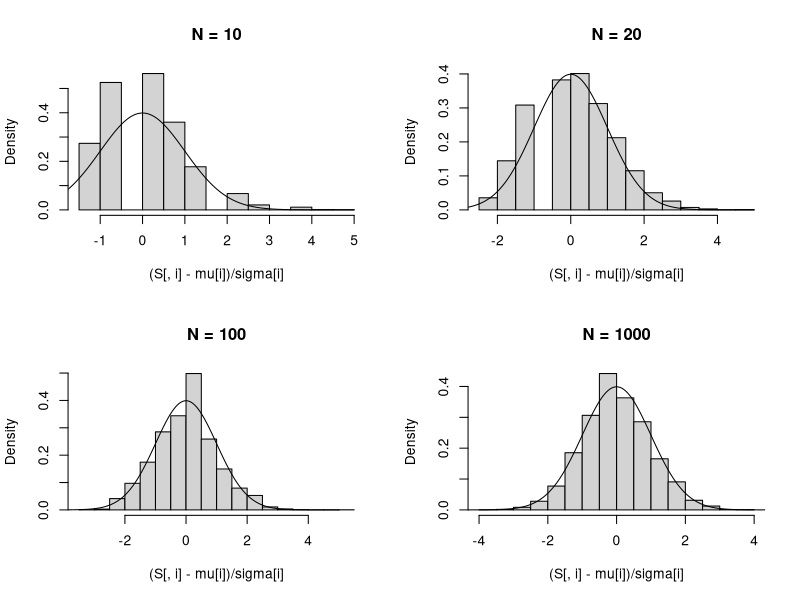

This figure's R source:
################################################################################
# This script provides several simple examples of the Monte Carlo method.
# 
# Course: Applied Stochastic Process
# Instructor: CHEUNG Ying Lun
# Updated: 22 Oct 2020
################################################################################

rm(list = ls())
graphics.off()
set.seed(916)

###################################################
# Q1
###################################################

NTrial <- 5000

# Generate uniform random variables
X <- runif(NTrial, min = -1, max = 1)
Y <- runif(NTrial, min = -1, max = 1)

# Calculate g(X,Y) = 1(X^2 + Y^2 <= 1)
g <- ( X^2 + Y^2 ) <= 1

# Calculate pi = 4 * E(g)
pi_hat <- 4 * mean(g)

# Evaluate the performance
print(paste0("The value of pi_hat is ", pi_hat))
print(paste0("The value of pi is ", pi))


###################################################
# Q2
###################################################

rm(list = ls())

# Set parameter
NTrial <- 5000
set.seed(1625)
p <- 0.2

# Generate random number
X <- rgeom(NTrial, p)+1
#In R, rgeom measures the number of failure before
#the first success, i.e., X = 0 if an event succeed
#in the first round. Therefore, we have to add one
#back to match our definition.

# Perform the transformation
g1 <- X^3
g2 <- cos(X)
g3 <- exp(X-1)
g4 <- log(X)

# Analysze the statistical properties of g
summary(g1)
summary(g2)
summary(g3)
summary(g4)


###################################################
# Q3
###################################################

rm(list = ls())

#Set parameters
NTrial <- 5000
N <- c(10, 20, 100, 1000)
lambda <- 0.2

#Start simulation
S <- matrix(nrow = NTrial, ncol = 4)

for (i in 1:4){
  #Generate random numbers
  S[ ,i] <- replicate(NTrial, sum(rpois(N[i], lambda)))
}

#Analyze X
(mu <- colMeans(S))
(sigma <- apply(S, 2, sd))

#Plot histogram
x <- seq(-5, 5, 0.01)
par(mfrow = c(2,2))
for (i in 1:4) {
  hist((S[ , i] - mu[i]) / sigma[i], freq = FALSE, main = paste0("N = ",N[i]))
  lines(x, dnorm(x))
}


